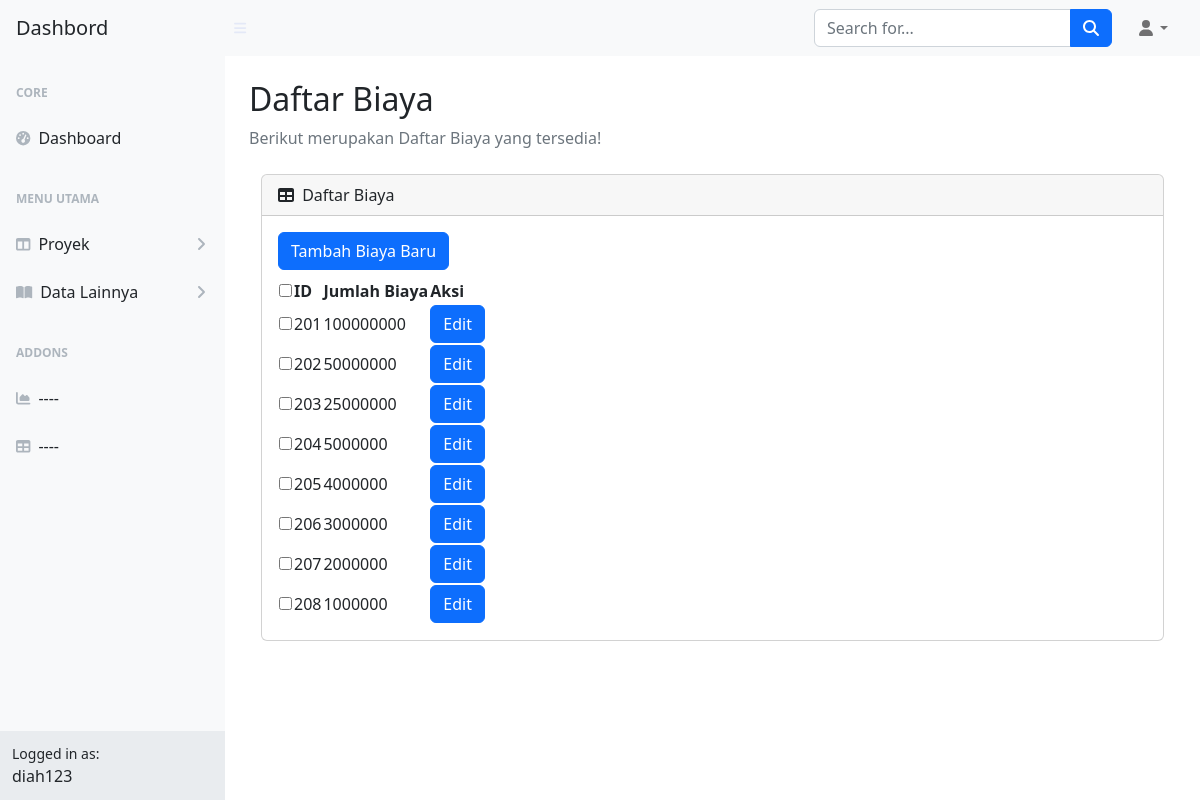
Screenshot of /Biaya.php (signed in) with the database file from the repository.
### tables this page shows
CREATE TABLE IF NOT EXISTS `biaya` (
  `id_biaya` int NOT NULL AUTO_INCREMENT,
  `jml_biaya` int DEFAULT NULL,
  PRIMARY KEY (`id_biaya`)
);

### Biaya.php (the view, shortened to what this page needs)
<?php
include 'koneksi.php';
$username = $_SESSION['username'];
?>
<!DOCTYPE html>
<head>
    <link
      href="https://cdn.jsdelivr.net/npm/simple-datatables@7.1.2/dist/style.min.css"
      rel="stylesheet"
    />
    <link href="css/styles.css" rel="stylesheet" />
  </head>
  <body class="sb-nav-fixed">
    <nav class="sb-topnav navbar navbar-expand navbar-light bg-light">
      <a class="navbar-brand ps-3 text-dark" href="Dashboard.html">Dashbord</a>
      <button
        class="btn btn-link btn-sm order-1 order-lg-0 me-4 me-lg-0"
        id="sidebarToggle"
        href="#!"
      >
        <i class="fas fa-bars"></i>
      </button>
      <form
        class="d-none d-md-inline-block form-inline ms-auto me-0 me-md-3 my-2 my-md-0"
      >
        <div class="input-group">
          <input
            class="form-control"
            type="text"
            placeholder="Search for..."
            aria-label="Search for..."
            aria-describedby="btnNavbarSearch"
          />
          <button class="btn btn-primary" id="btnNavbarSearch" type="button">
            <i class="fas fa-search"></i>
          </button>
        </div>
      </form>
      <ul class="navbar-nav ms-auto ms-md-0 me-3 me-lg-4">
        <li class="nav-item dropdown">
          <a
            class="nav-link dropdown-toggle"
            id="navbarDropdown"
            href="#"
            role="button"
            data-bs-toggle="dropdown"
            aria-expanded="false"
            ><i class="fas fa-user fa-fw"></i
          ></a>
        </li>
      </ul>
    </nav>
    <div id="layoutSidenav">
      <div id="layoutSidenav_nav">
        <nav class="sb-sidenav accordion sb-sidenav-light" id="sidenavAccordion">
          <div class="sb-sidenav-menu">
            <div class="nav">
              <div class="sb-sidenav-menu-heading">Core</div>
              <a class="nav-link" href="Dashboard.html">
                <div class="sb-nav-link-icon">
                  <i class="fas fa-tachometer-alt"></i>
                </div>
                Dashboard
              </a>
              <div class="sb-sidenav-menu-heading">Menu Utama</div>
              <a
                class="nav-link collapsed"
                href="#"
                data-bs-toggle="collapse"
                data-bs-target="#collapseLayouts"
                aria-expanded="false"
                aria-controls="collapseLayouts"
              >
                <div class="sb-nav-link-icon">
                  <i class="fas fa-columns"></i>
                </div>
                Proyek
                <div class="sb-sidenav-collapse-arrow">
                  <i class="fas fa-angle-down"></i>
                </div>
              </a>
              <a
                class="nav-link collapsed"
                href="#"
                data-bs-toggle="collapse"
                data-bs-target="#collapsePages"
                aria-expanded="false"
                aria-controls="collapsePages"
              >
                <div class="sb-nav-link-icon">
                  <i class="fas fa-book-open"></i>
                </div>
                Data Lainnya
                <div class="sb-sidenav-collapse-arrow">
                  <i class="fas fa-angle-down"></i>
                </div>
              </a>
              <div class="sb-sidenav-menu-heading">Addons</div>
              <a class="nav-link" href="charts.html">
                <div class="sb-nav-link-icon">
                  <i class="fas fa-chart-area"></i>
                </div>
                ----
              </a>
              <a class="nav-link" href="tables.html">
                <div class="sb-nav-link-icon"><i class="fas fa-table"></i></div>
                ----
              </a>
            </div>
          </div>
          <div class="sb-sidenav-footer">
    <div class="small">Logged in as:</div>
    <?= $username ?>
  </div>
        </nav>
      </div>
      <div id="layoutSidenav_content">
        <main>
          <div class="container-fluid px-4">
          <h2 class="mt-4">Daftar Biaya</h2>
            <ol class="breadcrumb mb-4">
              <li class="breadcrumb-item active">Berikut merupakan Daftar Biaya yang tersedia!</li>
            </ol>
<div class="container">
    <div class="card mb-4">
        <div class="card-header">
            <i class="fas fa-table me-1"></i>
            Daftar Biaya
        </div>
        <div class="card-body">
            <form id="form-multidelete" action="Biaya.php" method="post">
                <button type="button" class="btn btn-primary mb-2" data-bs-toggle="modal" data-bs-target="#createBiayaModal">Tambah Biaya Baru</button>
                <table id="datatablesSimple">
                    <thead>
                        <tr>
                            <th><input type="checkbox" id="checkAll"></th>
                            <th>ID</th>
                            <th>Jumlah Biaya</th>
                            <th>Aksi</th>
                        </tr>
                    </thead>
                    <tbody>
                        <?php
                        $query = "SELECT * FROM biaya";
                        $result = mysqli_query($koneksi, $query);
                        while ($data = mysqli_fetch_array($result)) {
                            $id_biaya = $data['id_biaya'];
                            $jmlBiaya = $data['jml_biaya'];
                        ?>
                        <tr>
                            <td><input type="checkbox" name="id_biaya[]" value="<?= $id_biaya ?>" class="checkItem"></td>
                            <td><?= $id_biaya ?></td>
                            <td><?= $jmlBiaya ?></td>
                            <td>
                                <button type="button" class="btn btn-primary editBiayaBtn" data-id="<?= $id_biaya ?>" data-jml="<?= $jmlBiaya ?>">Edit</button>
                            </td>
                        </tr>
                        <?php } ?>
                    </tbody>
                </table>
            </form>
        </div>
    </div>
</div>
    </main>
    </div>
    </div>
  </body>
</html>

### rows the page displays
biaya: id_biaya "201", jml_biaya "100000000"
biaya: id_biaya "202", jml_biaya "50000000"
biaya: id_biaya "203", jml_biaya "25000000"
biaya: id_biaya "204", jml_biaya "5000000"
biaya: id_biaya "205", jml_biaya "4000000"
biaya: id_biaya "206", jml_biaya "3000000"
biaya: id_biaya "207", jml_biaya "2000000"
biaya: id_biaya "208", jml_biaya "1000000"

### other values shown
$username "diah123"
